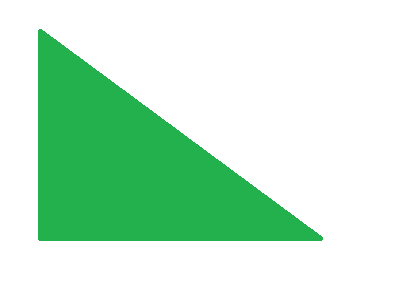
%> input picture triangulo1.png, 398 x 303 px
$ octave Red.m   (GNU Octave 9; MATLAB toolbox functions it lacks are replaced by stand-ins)
%> lines starting %> are read from the running program, lines starting %| are printed output that depends on the picture; in (x1, y1, x2, y2) boxes, pixels count from 0 and x2, y2 are one past the last pixel; in counts of white or black regions, pixels touching at a corner belong together; the program's own positions count from 1
### Atributos.m
function [x]=Atributos(imagen)
%> called with imagen = 'triangulo1.png'
    Original=imread(imagen);
%> Original is the input picture: size 303x398x3 uint8; mean R, G, B 198, 234.9, 208.9
    Ima = imresize(Original,[150,150]);
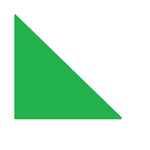
%> Ima: size 150x150x3 uint8; mean R, G, B 197.9, 234.9, 208.8
    r=Ima(:,:,1);
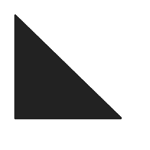
%> r: size 150x150 uint8; min 16, max 255, mean 197.9
    g=Ima(:,:,2);
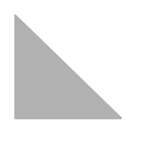
%> g: size 150x150 uint8; min 171, max 255, mean 234.9
    resta=g-r;
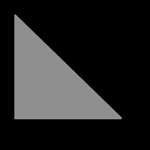
%> resta: size 150x150 uint8; min 0, max 155, mean 36.9
    umbral=graythresh(resta);%calcular un umbral para la binarizaci髇
%> umbral = 0.278
    binario=imbinarize(resta,umbral);%binarizar imagen
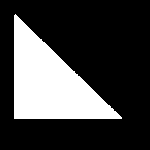
%> binario: size 150x150 logical; 25.8% white; 1 white region, box (x1, y1, x2, y2) and area: (14, 14, 122, 119) 5803
    ste = strel('line',5,5);
    dilata = imdilate(binario,ste);
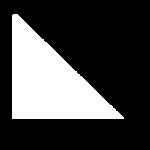
%> dilata: size 150x150 logical; 27.7% white; 1 white region, box (x1, y1, x2, y2) and area: (12, 14, 124, 119) 6223
    filtr=bwareaopen(dilata,25);
    IIma = imresize(filtr,[150,150]);
%> the run ends on the next line
    atributos = extractLBPFeatures(IIma,'CellSize',[150 150],'Normalization','None');
    x=atributos;
end

### Red.m
clear;
clc;

%Triangulo Verde
t1A=Atributos('triangulo1.png');
